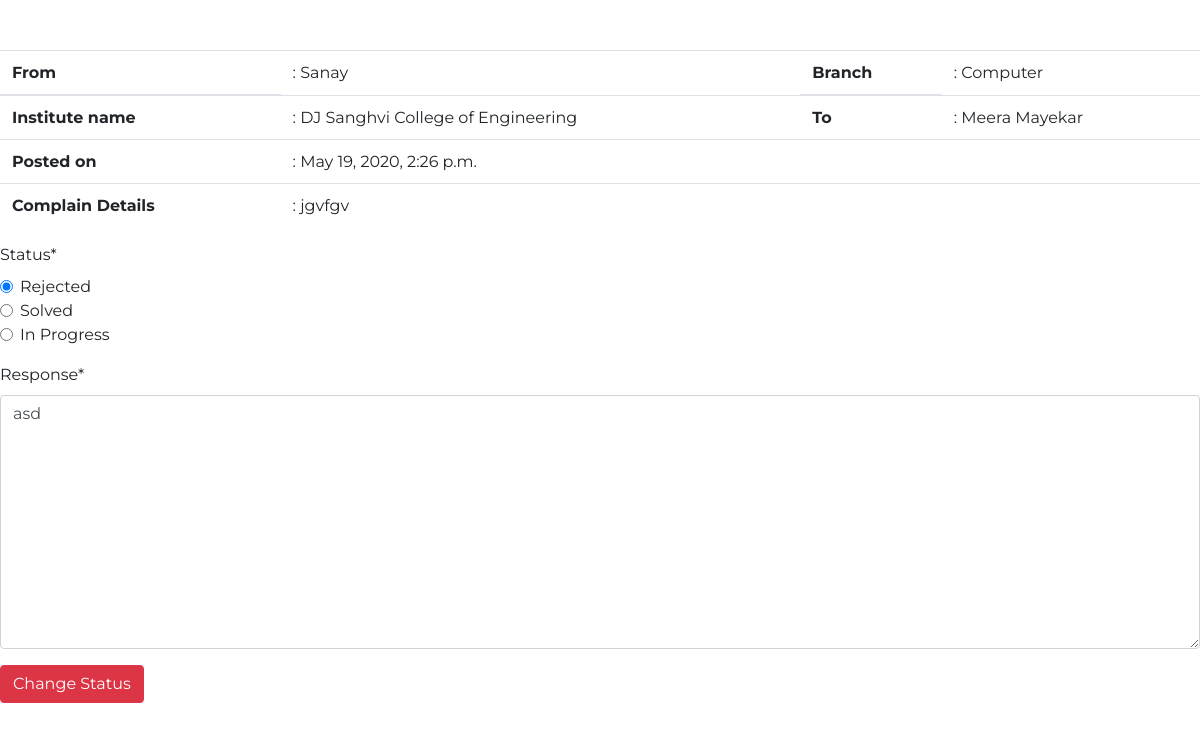
/complainview/22/ (signed in), run on the app's committed database.
### grievance/models.py (models this page shows, shortened)
class Complain(models.Model):
    college_choices=(
        ('DJ Sanghvi College of Engineering','DJ Sanghvi College of Engineering'),
        ('KJ Somaiya College of Engineering','KJ Somaiya College of Engineering'),
        ('Thadomal Sahani College of Engineering','Thadomal Sahani College of Engineering'),
        ('Thakur College of Engineering','Thakur College of Engineering'),
        ('Atharva College of Engineering','Atharva College of Engineering'),
        ('Sardar Patel College of Engineering','Sardar Patel College of Engineering'),
        ('VJTI College of Engineering','VJTI College of Engineering'),
    )
    branch_choices=(
        ('Computer','Computer'),
        ('IT','IT'),
        ('EXTC','EXTC'),
        ('ELEX','ELEX'),
        ('Chemical','Chemical'),
        ('Production','Production'),
        ('Bio Med','Bio Med')
    )
    status_choices = {
        ('Pending', 'Pending'),
        ('In Progress', 'In Progress'),
        ('Viewed', 'Viewed'),
        ('Solved', 'Solved'),
        ('Rejected', 'Rejected')
    }
    related_to_choices={
        ('Management', 'Management'),
        ('Faculty', 'Faculty'),
        ('Security', 'Security'),
        ('Library', 'Library'),
        ('Canteen', 'Canteen')
    }
    complain_heading=models.CharField(max_length=300,default='')
    complain_content=models.TextField()
    receiver=models.ForeignKey(Admin,on_delete=models.CASCADE, null = True)
    sender=models.ForeignKey(Student,on_delete=models.CASCADE, null = True)
    college=models.CharField(max_length=300,default='',choices=college_choices)
    branch=models.CharField(max_length=300,blank='true', null='true',choices=branch_choices)
    date_posted =models.DateTimeField(default=timezone.now, null = True)
    date_resolved = models.CharField(default='', max_length = 40, null = True)
    status = models.CharField(choices = status_choices, default='Pending', max_length = 20)
    response = models.TextField(default='')
    related_to = models.CharField(choices = related_to_choices, default='', max_length = 20, verbose_name = 'Complain Related to')
    transfer = models.BooleanField(default=False)
    likes=models.ManyToManyField(User,related_name='complain')
    class Meta:
        ordering=['-date_posted']

class Student(models.Model):
    college_choices=(
        ('DJ Sanghvi College of Engineering','DJ Sanghvi College of Engineering'),
        ('KJ Somaiya College of Engineering','KJ Somaiya College of Engineering'),
        ('Thadomal Sahani College of Engineering','Thadomal Sahani College of Engineering'),
        ('Thakur College of Engineering','Thakur College of Engineering'),
        ('Atharva College of Engineering','Atharva College of Engineering'),
        ('Sardar Patel College of Engineering','Sardar Patel College of Engineering'),
        ('VJTI College of Engineering','VJTI College of Engineering'),
    )
    branch_choices=(
        ('Computer','Computer'),
        ('IT','IT'),
        ('EXTC','EXTC'),
        ('ELEX','ELEX'),
        ('Chemical','Chemical'),
        ('Production','Production'),
        ('Bio Med','Bio Med'),
    )
    user = models.OneToOneField(User,on_delete=models.CASCADE,default='')
    college=models.CharField(max_length=300,default='',choices=college_choices)
    branch=models.CharField(max_length=300,default='',choices=branch_choices)
    image = models.ImageField(upload_to='profile_pics', default='profile_pics/default.jpg', verbose_name='Profile Picture')

class Admin(models.Model):
    college_choices=(
        ('DJ Sanghvi College of Engineering','DJ Sanghvi College of Engineering'),
        ('KJ Somaiya College of Engineering','KJ Somaiya College of Engineering'),
        ('Thadomal Sahani College of Engineering','Thadomal Sahani College of Engineering'),
        ('Thakur College of Engineering','Thakur College of Engineering'),
        ('Atharva College of Engineering','Atharva College of Engineering'),
        ('Sardar Patel College of Engineering','Sardar Patel College of Engineering'),
        ('VJTI College of Engineering','VJTI College of Engineering'),
    )
    branch_choices=(
        ('Computer','Computer'),
        ('IT','IT'),
        ('EXTC','EXTC'),
        ('ELEX','ELEX'),
        ('Chemical','Chemical'),
        ('Production','Production'),
        ('Bio Med','Bio Med')
    )
    designation_choices = {
        ('Principal', 'Principal'),
        ('Vice-Principal', 'Vice-Principal'),
        ('HOD', 'HOD'),
        ('Senior Librarian', 'Senior Librarian'),
        ('Security Head', 'Security Head'),
        ('Canteen Owner', 'Canteen Owner')
    }
    user = models.OneToOneField(User,default='',on_delete=models.CASCADE)
    college=models.CharField(max_length=300,default='',choices=college_choices)
    branch=models.CharField(max_length=300, blank='true',null='true',choices=branch_choices)
    designation = models.CharField(max_length=20, default='', choices=designation_choices)

### grievance/decorators.py (the view)
    def wrapper_func(request, *args, **kwargs):
        profile = Admin.objects.filter(user = request.user).count()
        if profile == 0:
            return redirect('adminProfile')
        else:
            return view_func(request, *args, **kwargs)

### grievance/forms.py
class ChangeStatusForm(ModelForm):
    status_choices = {
        ('Solved', 'Solved'),
        ('In Progress', 'In Progress'),
        ('Rejected', 'Rejected')
    }
    status = forms.ChoiceField(widget=forms.RadioSelect, choices=status_choices)
    class Meta:
        model = Complain
        fields=['status','response']

### grievance/views.py (called while the page is built)
@login_required(login_url='/login/admins/')
@admin_required
@adminprofile_required
def complainview(request,cid):
    complain = Complain.objects.get(id = cid)
    status = complain.status
    if request.method == 'POST':
        form = ChangeStatusForm(request.POST, instance=complain)
        instance = form.save(commit=False)
        complain.status = instance.status
        complain.save()
        messages.info(request, f'Status changed successfully!')
        return redirect('admindashboard')
    else:
        form = ChangeStatusForm(instance=complain)
    return render(request, 'grievance/complainview.html', {'form':form, 'c':complain})

### grievance/templates/grievance/complainview.html (shortened to what this page needs)
{% extends 'grievance/base.html' %}
{% load crispy_forms_tags %}
{% block content %}
<div class="content">
    <table class="table table-borderless" style='margin-top: 50px'>
  <thead>
    <tr>
      <th scope="col">From</th>
      <td scope="col">: {{c.sender.user.first_name}} {{c.sender.user.lasst_name}}</td>
      <th scope="col">Branch</th>
      <td scope='col'>: {{c.sender.branch}}</td>
    </tr>
  </thead>
  <tbody>
    <tr>
      <th>Institute name</th>
      <td>: {{c.sender.college}}</td>
      <th>To</th>
      <td>: {{c.receiver.user.first_name}} {{c.receiver.user.last_name}}</td>
    </tr>
    <tr>
      <th scope="row">Posted on</th>
      <td scope="row" colspan='3'>: {{c.date_posted}}</td>
    </tr>
    <tr>
        <th>Complain Details</th>
        <td colspan="3">: {{c.complain_content}}</td>
    </tr>
  </tbody>
</table>
    <form method='POST'>
        {{form|crispy}}
        <button type="submit" class="btn btn-danger">Change Status</button>
    </form>
</div>
{% endblock content %}

### grievance/templates/grievance/base.html (style rules this page uses)
body { background-color: white; font-family: 'Montserrat', sans-serif; height: 100%; }
html { font-size: 1rem; }

### data on the page
Complain: sender.user.first_name "Sanay", sender.branch "Computer", sender.college "DJ Sanghvi College of Engineering", receiver.user.first_name "Meera", receiver.user.last_name "Mayekar", date_posted "May 19, 2020, 2:26 p.m.", complain_content "jgvfgv", status "☑ Rejected ☐ Solved ☐ In Progress", response "asd"
